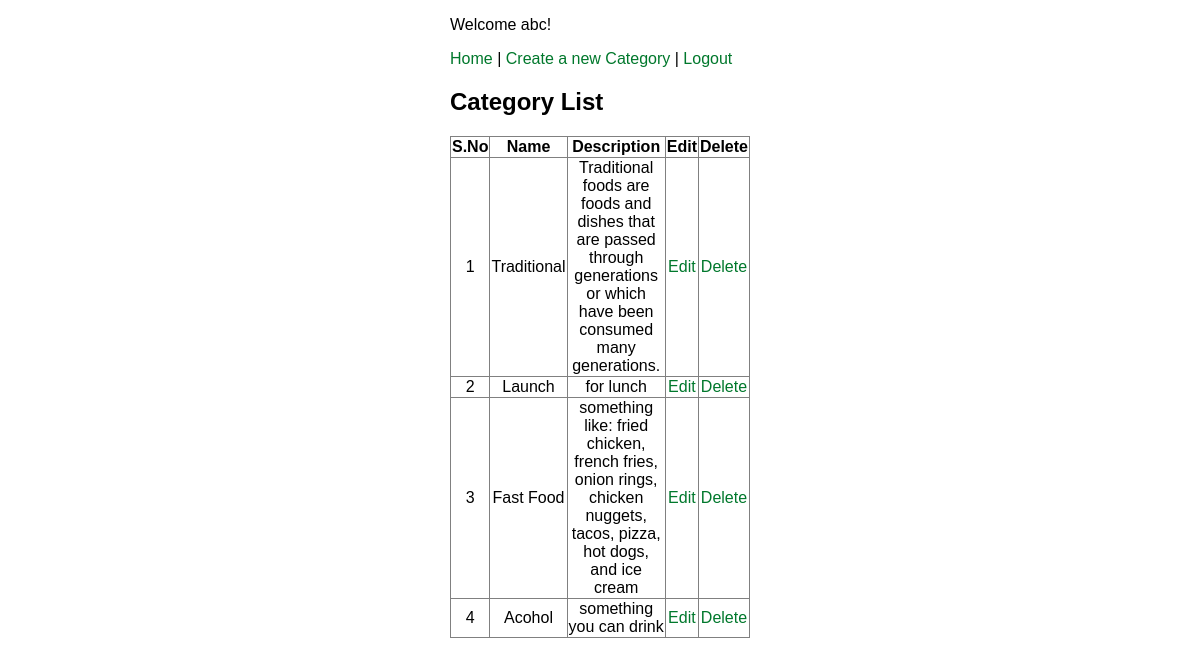
Page /manage-category.php (signed in) on the committed database.
### tables this page shows
CREATE TABLE `category` (
  `id` int(11) NOT NULL,
  `name` varchar(50) NOT NULL,
  `description` varchar(200) NOT NULL,
  `trn_date` datetime NOT NULL,
  `submittedby` varchar(50) NOT NULL
);

### manage-category.php (the view, shortened to what this page needs)
<?php
require('db.php');
?>
<!DOCTYPE html>
<html>
<head>
    <link rel="stylesheet" href="css/style.css"/>
</head>
<body>
<div class="form">
    <p>Welcome <?php echo $_SESSION['username']; ?>!</p>
    <p><a href="index.php">Home</a>
        | <a href="insert-category.php">Create a new Category</a>
        | <a href="logout.php">Logout</a></p>
    <h2>Category List</h2>
    <table width="100%" border="1" style="border-collapse:collapse;">
        <thead>
        <tr>
            <th><strong>S.No</strong></th>
            <th><strong>Name</strong></th>
            <th><strong>Description</strong></th>
            <th><strong>Edit</strong></th>
            <th><strong>Delete</strong></th>
        </tr>
        </thead>
        <tbody>
        <?php
        $count = 1;
        $sel_query = "Select * from category ORDER BY id desc;";
        $result = mysqli_query($con, $sel_query);
        while ($row = mysqli_fetch_assoc($result)) { ?>
            <tr>
                <td align="center"><?php echo $count; ?></td>
                <td align="center"><?php echo $row["name"]; ?></td>
                <td align="center"><?php echo $row["description"]; ?></td>
                <td align="center">
                    <a href="edit-category.php?id=<?php echo $row["id"]; ?>">Edit</a>
                </td>
                <td align="center">
                    <a href="delete-category.php?id=<?php echo $row["id"]; ?>">Delete</a>
                </td>
            </tr>
            <?php $count++;
        } ?>
        </tbody>
    </table>
</div>
</body>
</html>

### Css/style.css (style rules this page uses)
body { font-family:Arial, Sans-Serif; }
a { color: #00782c; text-decoration:none; }
.form { width: 300px; margin: 0 auto; }

### rows in the picture
category: name "Traditional", description "Traditional foods are foods and dishes that are passed through generations or which have been consumed many generations."
category: name "Launch", description "for lunch"
category: name "Fast Food", description "something like: fried chicken, french fries, onion rings, chicken nuggets, tacos, pizza, hot dogs, and ice cream"
category: name "Acohol", description "something you can drink"

### other values in the picture
$_SESSION['username'] "abc"
